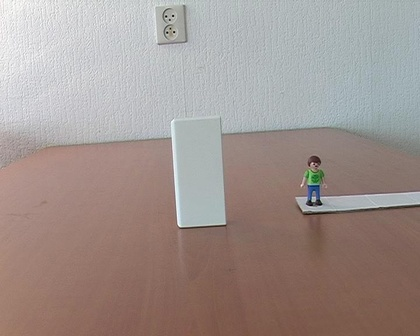
%> input picture Lab-3/person_toy/00000001.jpg, 420 x 336 px, shrunk from 720 x 576 before the run
$ octave harrison_corner_demo.m   (GNU Octave 9; MATLAB toolbox functions it lacks are replaced by stand-ins)
%> lines starting %> are read from the running program, lines starting %| are printed output that depends on the picture
### Lab-3/harris_corner_detector.m
function [H, row_list, column_list] = harris_corner_detector(rgb_image, treshold, neighborhood, sigma_smooth, show_figures)
    % convert the image to grayscale and double to be able to do computations
    gray_image = im2double(rgb2gray(rgb_image));

    % set neighborhood to n for notation
    n = neighborhood;

    % construct a Gaussian filter to compute the x and y gradients
    G = gauss2D(0.3, 3);

    % get the x and y gradient of the Gaussian filter
    [Gx, Gy] = gradient(G);

    % filter the image with the first order derivatives of the Gaussian
    % filter
    Ix = imfilter(gray_image, Gx, 'conv');
    Iy = imfilter(gray_image, Gy, 'conv');

    % square or multiply the derivatives
    Ix_squared = Ix.^2;
    Iy_squared = Iy.^2;
    Ixy = Ix.*Iy;

    % create Gaussian to smooth the image (window bigger than the
    % neighborhood window of H)
    G = gauss2D(sigma_smooth, (n*2) + 3);

    % calculate the A, B and C matrix
    A = imfilter(Ix_squared, G);
    B = imfilter(Ixy, G);
    C = imfilter(Iy_squared, G);

    % get size of A to create H and loop over all the rows and columns.
    [h, w] = size(A);

    % create H of ones, so H is padded with ones, this is to make sure the
    % edges are not detected as corners (they would be quicker detected as
    % corners if H would be zero padded, as all the other values in H are
    % smaller than 0.02
    H = ones(h+2*n, w+2*n);
    row_list = [];
    column_list = [];

    % construct the H matrix
    for col = 1:w
        for row = 1:h
            A_xy = A(row, col);
            B_xy = B(row, col);
            C_xy = C(row, col);
            H(row+n, col+n) = (A_xy*C_xy - B_xy^2) - 0.04*(A_xy+C_xy)^2;
        end
    end

    % get the new size of H
    [h_n, w_n] = size(H);

    % create a matrix of zeros with the size of the neighborhood to be
    % inspected in H
    zero_matrix = zeros((n*2)+1,(n*2)+1);

    % check if the pixel value is an edge.
    for col = (1+n):(w_n-n)
        for row = (1+n):(h_n-n)
            pixel_value = H(row, col);
            zero_matrix(n+1,n+1) = H(row, col);
            neighbor_matrix = H(row-n:row+n, col-n:col+n) - zero_matrix;
            neighborhood_max = max(max(neighbor_matrix));
            if (pixel_value > neighborhood_max) && (pixel_value > treshold)
                row_list = [row_list, (row-n)];
                column_list = [column_list, (col-n)];
            end
        end
    end

    % create dots on every corner pixel
    for i=1:length(row_list)
        rgb_image(row_list(i), column_list(i), :) = [1, 0, 0];
    end

    % if show_figures is set to true, show the iamges of the x-gradient,
    % y-gradient and the detected corners in the rgb image
    if show_figures
        figure;
        imshow(Ix);
        title('x-gradient');
        figure;
        imshow(Iy);
        title('y-gradient');
        figure;
        imshow(rgb_image);
        hold on
        % draw a circle wit radius 2 around every corner pixel
        t=0:0.1:2*pi;
        radius = 2;
        for i=1:length(row_list)
            y = row_list(i) + radius*sin(t);
            x = column_list(i) + radius*cos(t);
            plot(x,y,'g');
        end
        title('corner detection');
    end
end


### Lab-3/gauss1D.m
 function G = gauss1D( sigma , kernel_size )
    % create an empty matrix to store the Gaussian kernel is
    G = zeros(1, kernel_size);

    % make sure the kernel size is an odd number, otherwise throw an error
    if mod(kernel_size, 2) == 0
        error('kernel_size must be odd, otherwise the filter will not have a center to convolve on')
    end

    % create indexes according to the kernel size.
    boundary = floor(kernel_size/2);
    x_values = -boundary:1:boundary;

    % calculate the gaussian value at every index
    for i=1:kernel_size
        x = x_values(i);
        normalize_factor = 1/ (sigma * sqrt(2 * pi));
        G(i) = normalize_factor * exp(-(x^2) / (2 * sigma^2));
    end
    % normalize the gaussian
    G = G ./ sum(G);
end

### Lab-3/gauss2D.m
function G = gauss2D( sigma , kernel_size )

    % combine two 1D Gaussian kernels to create a 2D Gaussian kernel
    G = gauss1D(sigma, kernel_size).' * gauss1D(sigma, kernel_size);

end

### Lab-3/harrison_corner_demo.m
%% harrison corner demo
clear all
close all
clc

im_1 = imread('person_toy/00000001.jpg');
%> im_1 is the input picture: size 336x420x3 uint8; mean R, G, B 160.2, 147.3, 142.8

% im_1 = imread('pingpong/0000.jpeg');

% harris_corner_detector(image, treshold, neighborhood, sigma_smooth, show figures)
[H, r, c] = harris_corner_detector(im_1, 0.001, 3, 1, false);
%> in harris_corner_detector, `gray_image = im2double(rgb2gray(rgb_image));`:
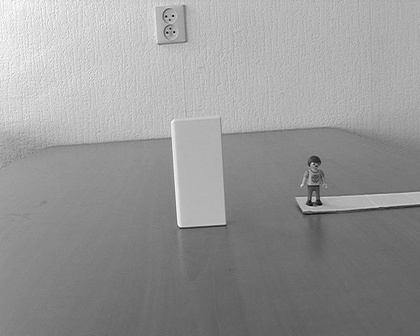
%> gray_image: size 336x420 double; min 0.00392, max 1, mean 0.591
%> in harris_corner_detector, `Ix = imfilter(gray_image, Gx, 'conv');`:
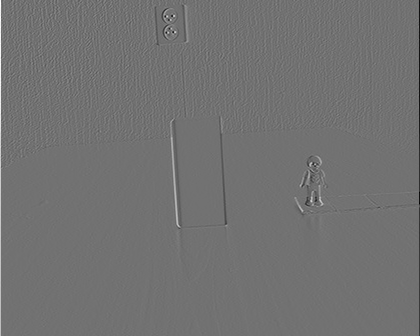
%> Ix: size 336x420 double; min -0.793, max 0.977, mean -0.000386; drawn with min black and max white
%> in harris_corner_detector, `Iy = imfilter(gray_image, Gy, 'conv');`:
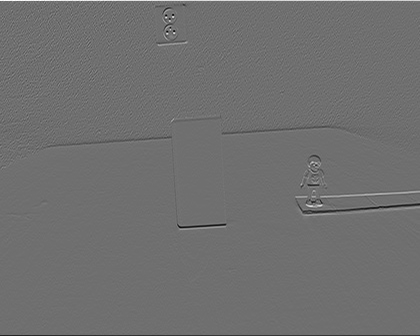
%> Iy: size 336x420 double; min -0.761, max 0.973, mean -0.00104; drawn with min black and max white
%> in harris_corner_detector, `Ix_squared = Ix.^2;`:
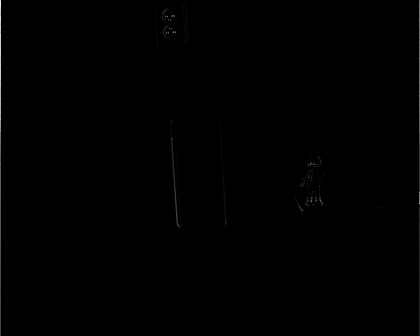
%> Ix_squared: size 336x420 double; min 0, max 0.954, mean 0.00331
%> in harris_corner_detector, `Iy_squared = Iy.^2;`:
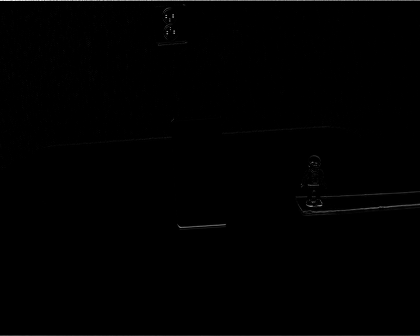
%> Iy_squared: size 336x420 double; min 0, max 0.946, mean 0.0041
%> after the loop in harris_corner_detector, `for col = 1:w`:
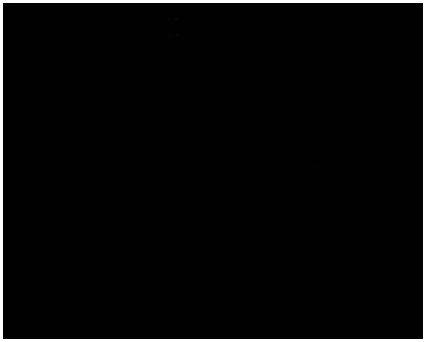
%> H: size 342x426 double; min -0.0053, max 1, mean 0.0314; drawn with min black and max white
%> after the loop in harris_corner_detector, `for col = (1+n):(w_n-n)`: column_list = [167 168 174 175 181 226 302 304 307 309 313 313 314 319 321 322]; row_list = [17 33 17 33 227 224 186 212 204 186 163 202 192 186 198 205]; zero_matrix = [0 0 0 0 0 0 0; 0 0 0 0 0 0 0; 0 0 0 0 0 0 0; 0 0 0 0.000787 0 0 0; 0 0 0 0 0 0 0; 0 0 0 0 0 0 0; 0 0 0 0 0 0 0]
%> r has the same summary as row_list in harris_corner_detector; c has the same summary as column_list in harris_corner_detector

% [5 lines of commented-out code are left out]

$ run again, with Lab-3/pingpong/0000.jpeg copied over Lab-3/person_toy/00000001.jpg
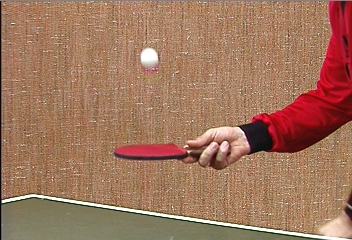
%> input picture Lab-3/pingpong/0000.jpeg, 352 x 240 px
%> im_1 is the input picture: size 240x352x3 uint8; mean R, G, B 160.4, 117.6, 93.3
%> in harris_corner_detector, `B = imfilter(Ixy, G);`:
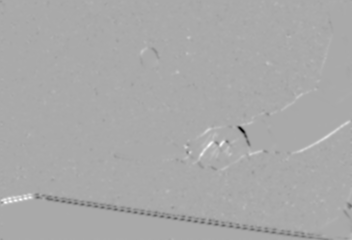
%> B: size 240x352 double; min -0.34, max 0.17, mean -0.000719; drawn with min black and max white
%> after the loop in harris_corner_detector, `for col = 1:w`:
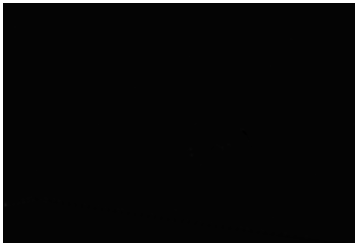
%> H: size 246x358 double; min -0.0178, max 1, mean 0.0408; drawn with min black and max white
%> after the loop in harris_corner_detector, `for col = (1+n):(w_n-n)`: column_list = 120 values from 6 to 344; row_list = 120 values, max 234 at index 107, min 5 at index 26, mean 157; zero_matrix = [0 0 0 0 0 0 0; 0 0 0 0 0 0 0; 0 0 0 0 0 0 0; 0 0 0 0.00266 0 0 0; 0 0 0 0 0 0 0; 0 0 0 0 0 0 0; 0 0 0 0 0 0 0]
%> r has the same summary as row_list in harris_corner_detector; c = 120 values from 6 to 344
